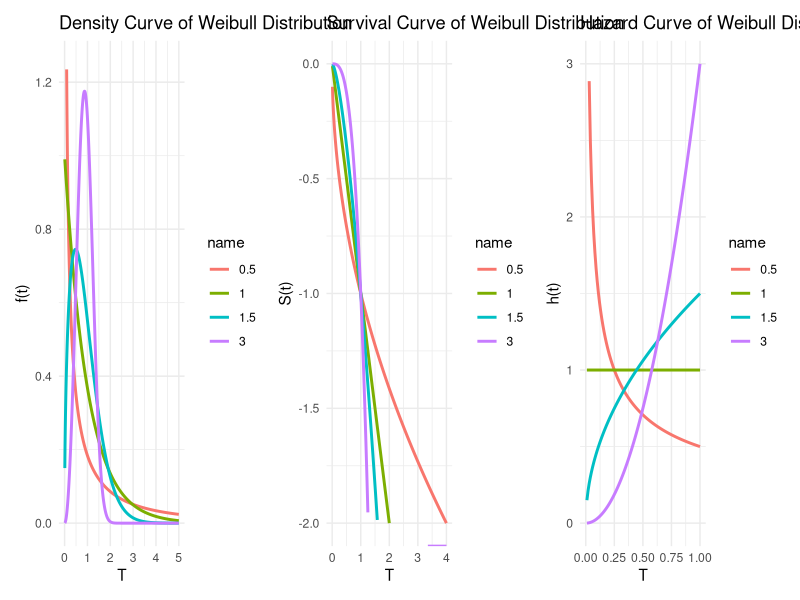

Recreate this plot in R.
library(tidyr)
library(ggplot2)
library(patchwork)

t<-c(seq(0.01,10,0.01))

f1<-dweibull(t,0.5,1)
f2<-dweibull(t,1,1)
f3<-dweibull(t,1.5,1)
f4<-dweibull(t,3,1)
S1<-log(1-(pweibull(t,0.5,1)))
S2<-log(1-(pweibull(t,1,1)))
S3<-log(1-(pweibull(t,1.5,1)))
S4<-log(1-(pweibull(t,3,1)))
h1<-f1/(1-(pweibull(t,0.5,1)))
h2<-f2/(1-(pweibull(t,1,1)))
h3<-f3/(1-(pweibull(t,1.5,1)))
h4<-f4/(1-(pweibull(t,3,1)))

df1<-data.frame(t,f1,f2,f3,f4)
ldf1<-pivot_longer(df1,cols=c(f1,f2,f3,f4))
ldf1$name<-factor(ldf1$name,levels=c("f1","f2","f3","f4"),labels=c("0.5","1","1.5","3"))
y1<-ggplot(ldf1,aes(x=t,y=value,color=name))+
  geom_line(linewidth=1)+
  labs(title="Density Curve of Weibull Distribution",x="T",y="f(t)")+
  xlim(0,5)+
  ylim(0,1.25)+
  theme_minimal()

df2<-data.frame(t,S1,S2,S3,S4)
ldf2<-pivot_longer(df2,cols=c(S1,S2,S3,S4))
ldf2$name<-factor(ldf2$name,levels=c("S1","S2","S3","S4"),labels=c("0.5","1","1.5","3"))
y2<-ggplot(ldf2,aes(x=t,y=value,color=name))+
  geom_line(linewidth=1)+
  labs(title="Survival Curve of Weibull Distribution",x="T",y="S(t)")+
  xlim(0,4)+
  ylim(-2,0)+
  theme_minimal()

df3<-data.frame(t,h1,h2,h3,h4)
ldf3<-pivot_longer(df3,cols=c(h1,h2,h3,h4))
ldf3$name<-factor(ldf3$name,levels=c("h1","h2","h3","h4"),labels=c("0.5","1","1.5","3"))
y3<-ggplot(ldf3,aes(x=t,y=value,color=name))+
  geom_line(linewidth=1)+
  labs(title="Hazard Curve of Weibull Distribution",x="T",y="h(t)")+
  xlim(0,1)+
  ylim(0,3)+
  theme_minimal()
y1+y2+y3